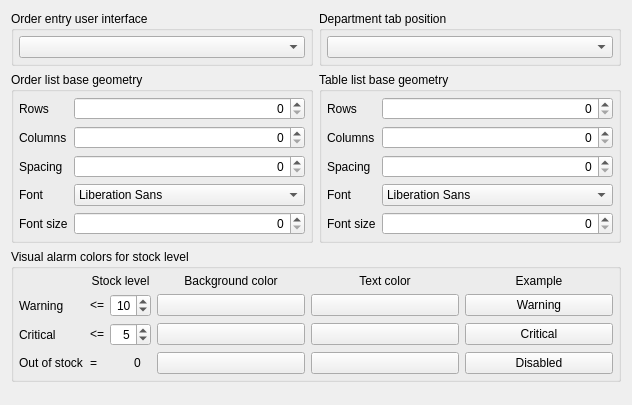
       <widget class="QWidget" name="tab1">
        <attribute name="title">
         <string>Order entry UI</string>
        </attribute>
        <layout class="QVBoxLayout" name="verticalLayout_5">
         <item>
          <layout class="QHBoxLayout" name="horizontalLayout_8">
           <item>
            <widget class="QGroupBox" name="groupBox_7">
             <property name="title">
              <string>Order entry user interface</string>
             </property>
             <layout class="QVBoxLayout" name="verticalLayout_3">
              <property name="leftMargin">
               <number>5</number>
              </property>
              <property name="topMargin">
               <number>5</number>
              </property>
              <property name="rightMargin">
               <number>5</number>
              </property>
              <property name="bottomMargin">
               <number>5</number>
              </property>
              <item>
               <widget class="QComboBox" name="comboBoxOrderUI"/>
              </item>
             </layout>
            </widget>
           </item>
           <item>
            <widget class="QGroupBox" name="groupBox_8">
             <property name="title">
              <string>Department tab position</string>
             </property>
             <layout class="QVBoxLayout" name="verticalLayout_4">
              <property name="leftMargin">
               <number>5</number>
              </property>
              <property name="topMargin">
               <number>5</number>
              </property>
              <property name="rightMargin">
               <number>5</number>
              </property>
              <property name="bottomMargin">
               <number>5</number>
              </property>
              <item>
               <widget class="QComboBox" name="comboBoxTabPosition"/>
              </item>
             </layout>
            </widget>
           </item>
          </layout>
         </item>
         <item>
          <layout class="QHBoxLayout" name="horizontalLayout_3">
           <item>
            <widget class="QGroupBox" name="groupBoxOrderGeometry">
             <property name="sizePolicy">
              <sizepolicy hsizetype="Minimum" vsizetype="Fixed">
               <horstretch>0</horstretch>
               <verstretch>0</verstretch>
              </sizepolicy>
             </property>
             <property name="title">
              <string>Order list base geometry</string>
             </property>
             <layout class="QVBoxLayout" name="verticalLayout_10">
              <property name="leftMargin">
               <number>5</number>
              </property>
              <property name="topMargin">
               <number>5</number>
              </property>
              <property name="rightMargin">
               <number>5</number>
              </property>
              <property name="bottomMargin">
               <number>5</number>
              </property>
              <item>
               <layout class="QGridLayout" name="gridLayout_5">
                <property name="sizeConstraint">
                 <enum>QLayout::SizeConstraint::SetMinimumSize</enum>
                </property>
                <item row="4" column="1">
                 <widget class="QSpinBox" name="spinBoxOrderListFontSize">
                  <property name="alignment">
                   <set>Qt::AlignmentFlag::AlignRight|Qt::AlignmentFlag::AlignTrailing|Qt::AlignmentFlag::AlignVCenter</set>
                  </property>
                 </widget>
                </item>
                <item row="1" column="1">
                 <widget class="QSpinBox" name="spinBoxOrderListColumns">
                  <property name="alignment">
                   <set>Qt::AlignmentFlag::AlignRight|Qt::AlignmentFlag::AlignTrailing|Qt::AlignmentFlag::AlignVCenter</set>
                  </property>
                 </widget>
                </item>
                <item row="2" column="0">
                 <widget class="QLabel" name="label_13">
                  <property name="text">
                   <string>Spacing</string>
                  </property>
                 </widget>
                </item>
                <item row="1" column="0">
                 <widget class="QLabel" name="label_2">
                  <property name="text">
                   <string>Columns</string>
                  </property>
                 </widget>
                </item>
                <item row="0" column="0">
                 <widget class="QLabel" name="label">
                  <property name="text">
                   <string>Rows</string>
                  </property>
                 </widget>
                </item>
                <item row="0" column="1">
                 <widget class="QSpinBox" name="spinBoxOrderListRows">
                  <property name="alignment">
                   <set>Qt::AlignmentFlag::AlignRight|Qt::AlignmentFlag::AlignTrailing|Qt::AlignmentFlag::AlignVCenter</set>
                  </property>
                 </widget>
                </item>
                <item row="2" column="1">
                 <widget class="QSpinBox" name="spinBoxOrderListSpacing">
                  <property name="alignment">
                   <set>Qt::AlignmentFlag::AlignRight|Qt::AlignmentFlag::AlignTrailing|Qt::AlignmentFlag::AlignVCenter</set>
                  </property>
                 </widget>
                </item>
                <item row="4" column="0">
                 <widget class="QLabel" name="label_17">
                  <property name="text">
                   <string>Font size</string>
                  </property>
                 </widget>
                </item>
                <item row="3" column="0">
                 <widget class="QLabel" name="label_15">
                  <property name="text">
                   <string>Font</string>
                  </property>
                 </widget>
                </item>
                <item row="3" column="1">
                 <widget class="QFontComboBox" name="fontComboBoxOrderList">
                  <property name="sizePolicy">
                   <sizepolicy hsizetype="Minimum" vsizetype="Fixed">
                    <horstretch>0</horstretch>
                    <verstretch>0</verstretch>
                   </sizepolicy>
                  </property>
                  <property name="editable">
                   <bool>false</bool>
                  </property>
                 </widget>
                </item>
               </layout>
              </item>
             </layout>
            </widget>
           </item>
           <item>
            <widget class="QGroupBox" name="groupBoxTableGeometry">
             <property name="sizePolicy">
              <sizepolicy hsizetype="Minimum" vsizetype="Fixed">
               <horstretch>0</horstretch>
               <verstretch>0</verstretch>
              </sizepolicy>
             </property>
             <property name="title">
              <string>Table list base geometry</string>
             </property>
             <layout class="QVBoxLayout" name="verticalLayout_11">
              <property name="leftMargin">
               <number>5</number>
              </property>
              <property name="topMargin">
               <number>5</number>
              </property>
              <property name="rightMargin">
               <number>5</number>
              </property>
              <property name="bottomMargin">
               <number>5</number>
              </property>
              <item>
               <layout class="QGridLayout" name="gridLayout_6">
                <property name="sizeConstraint">
                 <enum>QLayout::SizeConstraint::SetMinimumSize</enum>
                </property>
                <item row="3" column="0">
                 <widget class="QLabel" name="label_16">
                  <property name="text">
                   <string>Font</string>
                  </property>
                 </widget>
                </item>
                <item row="0" column="1">
                 <widget class="QSpinBox" name="spinBoxTableListRows">
                  <property name="alignment">
                   <set>Qt::AlignmentFlag::AlignRight|Qt::AlignmentFlag::AlignTrailing|Qt::AlignmentFlag::AlignVCenter</set>
                  </property>
                 </widget>
                </item>
                <item row="0" column="0">
                 <widget class="QLabel" name="label_4">
                  <property name="text">
                   <string>Rows</string>
                  </property>
                 </widget>
                </item>
                <item row="2" column="0">
                 <widget class="QLabel" name="label_14">
                  <property name="text">
                   <string>Spacing</string>
                  </property>
                 </widget>
                </item>
                <item row="1" column="0">
                 <widget class="QLabel" name="label_5">
                  <property name="text">
                   <string>Columns</string>
                  </property>
                 </widget>
                </item>
                <item row="1" column="1">
                 <widget class="QSpinBox" name="spinBoxTableListColumns">
                  <property name="alignment">
                   <set>Qt::AlignmentFlag::AlignRight|Qt::AlignmentFlag::AlignTrailing|Qt::AlignmentFlag::AlignVCenter</set>
                  </property>
                 </widget>
                </item>
                <item row="2" column="1">
                 <widget class="QSpinBox" name="spinBoxTableListSpacing">
                  <property name="alignment">
                   <set>Qt::AlignmentFlag::AlignRight|Qt::AlignmentFlag::AlignTrailing|Qt::AlignmentFlag::AlignVCenter</set>
                  </property>
                 </widget>
                </item>
                <item row="3" column="1">
                 <widget class="QFontComboBox" name="fontComboBoxTableList">
                  <property name="sizePolicy">
                   <sizepolicy hsizetype="Minimum" vsizetype="Fixed">
                    <horstretch>0</horstretch>
                    <verstretch>0</verstretch>
                   </sizepolicy>
                  </property>
                  <property name="editable">
                   <bool>false</bool>
                  </property>
                 </widget>
                </item>
                <item row="4" column="1">
                 <widget class="QSpinBox" name="spinBoxTableListFontSize">
                  <property name="alignment">
                   <set>Qt::AlignmentFlag::AlignRight|Qt::AlignmentFlag::AlignTrailing|Qt::AlignmentFlag::AlignVCenter</set>
                  </property>
                 </widget>
                </item>
                <item row="4" column="0">
                 <widget class="QLabel" name="label_18">
                  <property name="text">
                   <string>Font size</string>
                  </property>
                 </widget>
                </item>
               </layout>
              </item>
             </layout>
            </widget>
           </item>
          </layout>
         </item>
         <item>
          <widget class="QGroupBox" name="groupBox_2">
           <property name="title">
            <string>Visual alarm colors for stock level</string>
           </property>
           <layout class="QVBoxLayout" name="verticalLayout_2">
            <property name="leftMargin">
             <number>5</number>
            </property>
            <property name="topMargin">
             <number>5</number>
            </property>
            <property name="rightMargin">
             <number>5</number>
            </property>
            <property name="bottomMargin">
             <number>5</number>
            </property>
            <item>
             <layout class="QGridLayout" name="gridLayout_4" columnstretch="0,0,1,1,1">
              <item row="0" column="1">
               <widget class="QLabel" name="labelRed_2">
                <property name="font">
                 <font>
                  <bold>false</bold>
                 </font>
                </property>
                <property name="text">
                 <string>Stock level</string>
                </property>
                <property name="alignment">
                 <set>Qt::AlignmentFlag::AlignCenter</set>
                </property>
               </widget>
              </item>
              <item row="0" column="2">
               <widget class="QLabel" name="labelYellow">
                <property name="font">
                 <font>
                  <bold>false</bold>
                 </font>
                </property>
                <property name="text">
                 <string>Background color</string>
                </property>
                <property name="alignment">
                 <set>Qt::AlignmentFlag::AlignCenter</set>
                </property>
               </widget>
              </item>
              <item row="0" column="3">
               <widget class="QLabel" name="labelRed">
                <property name="font">
                 <font>
                  <bold>false</bold>
                 </font>
                </property>
                <property name="text">
                 <string>Text color</string>
                </property>
                <property name="alignment">
                 <set>Qt::AlignmentFlag::AlignCenter</set>
                </property>
               </widget>
              </item>
              <item row="0" column="4">
               <widget class="QLabel" name="labelRed_3">
                <property name="font">
                 <font>
                  <bold>false</bold>
                 </font>
                </property>
                <property name="text">
                 <string>Example</string>
                </property>
                <property name="alignment">
                 <set>Qt::AlignmentFlag::AlignCenter</set>
                </property>
               </widget>
              </item>
              <item row="1" column="0">
               <widget class="QLabel" name="labelYellow_3">
                <property name="font">
                 <font>
                  <bold>false</bold>
                 </font>
                </property>
                <property name="text">
                 <string>Warning</string>
                </property>
               </widget>
              </item>
              <item row="1" column="1">
               <layout class="QHBoxLayout" name="horizontalLayout_10">
                <item>
                 <widget class="QLabel" name="label_31">
                  <property name="text">
                   <string>&lt;=</string>
                  </property>
                 </widget>
                </item>
                <item>
                 <widget class="QSpinBox" name="spinBoxWarningLevel">
                  <property name="sizePolicy">
                   <sizepolicy hsizetype="Minimum" vsizetype="Fixed">
                    <horstretch>0</horstretch>
                    <verstretch>0</verstretch>
                   </sizepolicy>
                  </property>
                  <property name="alignment">
                   <set>Qt::AlignmentFlag::AlignRight|Qt::AlignmentFlag::AlignTrailing|Qt::AlignmentFlag::AlignVCenter</set>
                  </property>
                  <property name="prefix">
                   <string/>
                  </property>
                  <property name="minimum">
                   <number>2</number>
                  </property>
                  <property name="value">
                   <number>10</number>
                  </property>
                 </widget>
                </item>
               </layout>
              </item>
              <item row="1" column="2">
               <widget class="QPushButton" name="pushButtonWB">
                <property name="text">
                 <string/>
                </property>
               </widget>
              </item>
              <item row="1" column="3">
               <widget class="QPushButton" name="pushButtonWT">
                <property name="text">
                 <string/>
                </property>
               </widget>
              </item>
              <item row="1" column="4">
               <widget class="QPushButton" name="pushButtonExampleWL">
                <property name="text">
                 <string>Warning</string>
                </property>
               </widget>
              </item>
              <item row="2" column="0">
               <widget class="QLabel" name="labelYellow_4">
                <property name="font">
                 <font>
                  <bold>false</bold>
                 </font>
                </property>
                <property name="text">
                 <string>Critical</string>
                </property>
               </widget>
              </item>
              <item row="2" column="1">
               <layout class="QHBoxLayout" name="horizontalLayout_11">
                <item>
                 <widget class="QLabel" name="label_32">
                  <property name="text">
                   <string>&lt;=</string>
                  </property>
                 </widget>
                </item>
                <item>
                 <widget class="QSpinBox" name="spinBoxCriticalLevel">
                  <property name="sizePolicy">
                   <sizepolicy hsizetype="Minimum" vsizetype="Fixed">
                    <horstretch>0</horstretch>
                    <verstretch>0</verstretch>
                   </sizepolicy>
                  </property>
                  <property name="alignment">
                   <set>Qt::AlignmentFlag::AlignRight|Qt::AlignmentFlag::AlignTrailing|Qt::AlignmentFlag::AlignVCenter</set>
                  </property>
                  <property name="minimum">
                   <number>1</number>
                  </property>
                  <property name="value">
                   <number>5</number>
                  </property>
                 </widget>
                </item>
               </layout>
              </item>
              <item row="2" column="2">
               <widget class="QPushButton" name="pushButtonCB">
                <property name="text">
                 <string/>
                </property>
               </widget>
              </item>
              <item row="2" column="3">
               <widget class="QPushButton" name="pushButtonCT">
                <property name="text">
                 <string/>
                </property>
               </widget>
              </item>
              <item row="2" column="4">
               <widget class="QPushButton" name="pushButtonExampleCL">
                <property name="text">
                 <string>Critical</string>
                </property>
               </widget>
              </item>
              <item row="3" column="0">
               <widget class="QLabel" name="label_21">
                <property name="text">
                 <string>Out of stock</string>
                </property>
               </widget>
              </item>
              <item row="3" column="1">
               <layout class="QHBoxLayout" name="horizontalLayout_12">
                <item>
                 <widget class="QLabel" name="label_22">
                  <property name="text">
                   <string>=</string>
                  </property>
                 </widget>
                </item>
                <item>
                 <widget class="QLabel" name="label_23">
                  <property name="text">
                   <string>0</string>
                  </property>
                  <property name="alignment">
                   <set>Qt::AlignmentFlag::AlignCenter</set>
                  </property>
                 </widget>
                </item>
               </layout>
              </item>
              <item row="3" column="2">
               <widget class="QPushButton" name="pushButtonDB">
                <property name="text">
                 <string/>
                </property>
               </widget>
              </item>
              <item row="3" column="3">
               <widget class="QPushButton" name="pushButtonDT">
                <property name="text">
                 <string/>
                </property>
               </widget>
              </item>
              <item row="3" column="4">
               <widget class="QPushButton" name="pushButtonExampleDL">
                <property name="text">
                 <string>Disabled</string>
                </property>
               </widget>
              </item>
             </layout>
            </item>
           </layout>
          </widget>
         </item>
         <item>
          <spacer name="verticalSpacer_4">
           <property name="orientation">
            <enum>Qt::Orientation::Vertical</enum>
           </property>
           <property name="sizeHint" stdset="0">
            <size>
             <width>20</width>
             <height>12</height>
            </size>
           </property>
          </spacer>
         </item>
        </layout>
       </widget>
